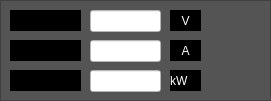
                 <widget class="QFrame" name="frame_12">
                  <property name="geometry">
                   <rect>
                    <x>900</x>
                    <y>360</y>
                    <width>271</width>
                    <height>101</height>
                   </rect>
                  </property>
                  <property name="styleSheet">
                   <string notr="true">background-color:rgb(84, 84, 84);</string>
                  </property>
                  <property name="frameShape">
                   <enum>QFrame::StyledPanel</enum>
                  </property>
                  <property name="frameShadow">
                   <enum>QFrame::Raised</enum>
                  </property>
                  <widget class="QLabel" name="label_22">
                   <property name="geometry">
                    <rect>
                     <x>10</x>
                     <y>10</y>
                     <width>71</width>
                     <height>21</height>
                    </rect>
                   </property>
                   <property name="styleSheet">
                    <string notr="true">font: 10pt &quot;Segoe UI&quot;;
background-color: rgb(0, 0, 0);</string>
                   </property>
                   <property name="text">
                    <string>VOLTAJE</string>
                   </property>
                  </widget>
                  <widget class="QLabel" name="label_23">
                   <property name="geometry">
                    <rect>
                     <x>10</x>
                     <y>40</y>
                     <width>71</width>
                     <height>21</height>
                    </rect>
                   </property>
                   <property name="styleSheet">
                    <string notr="true">font: 10pt &quot;Segoe UI&quot;;
background-color: rgb(0, 0, 0);</string>
                   </property>
                   <property name="text">
                    <string>CORRIENTE</string>
                   </property>
                  </widget>
                  <widget class="QLabel" name="label_24">
                   <property name="geometry">
                    <rect>
                     <x>10</x>
                     <y>70</y>
                     <width>71</width>
                     <height>21</height>
                    </rect>
                   </property>
                   <property name="styleSheet">
                    <string notr="true">font: 10pt &quot;Segoe UI&quot;;
background-color: rgb(0, 0, 0);</string>
                   </property>
                   <property name="text">
                    <string>POTENCIA</string>
                   </property>
                  </widget>
                  <widget class="QLineEdit" name="lineEdit_12">
                   <property name="geometry">
                    <rect>
                     <x>90</x>
                     <y>10</y>
                     <width>71</width>
                     <height>22</height>
                    </rect>
                   </property>
                   <property name="styleSheet">
                    <string notr="true">background-color: rgb(255, 255, 255);
color: rgb(0, 0, 0);</string>
                   </property>
                  </widget>
                  <widget class="QLineEdit" name="lineEdit_13">
                   <property name="geometry">
                    <rect>
                     <x>90</x>
                     <y>40</y>
                     <width>71</width>
                     <height>22</height>
                    </rect>
                   </property>
                   <property name="styleSheet">
                    <string notr="true">background-color: rgb(255, 255, 255);
color: rgb(0, 0, 0);</string>
                   </property>
                  </widget>
                  <widget class="QLineEdit" name="lineEdit_14">
                   <property name="geometry">
                    <rect>
                     <x>90</x>
                     <y>70</y>
                     <width>71</width>
                     <height>22</height>
                    </rect>
                   </property>
                   <property name="styleSheet">
                    <string notr="true">background-color: rgb(255, 255, 255);
color: rgb(0, 0, 0);</string>
                   </property>
                  </widget>
                  <widget class="QLabel" name="label_35">
                   <property name="geometry">
                    <rect>
                     <x>170</x>
                     <y>10</y>
                     <width>31</width>
                     <height>21</height>
                    </rect>
                   </property>
                   <property name="styleSheet">
                    <string notr="true">background-color: rgb(0, 0, 0);
color: rgb(255, 255, 255);
font: 700 14pt &quot;Segoe UI&quot;;</string>
                   </property>
                   <property name="text">
                    <string>V</string>
                   </property>
                   <property name="alignment">
                    <set>Qt::AlignCenter</set>
                   </property>
                  </widget>
                  <widget class="QLabel" name="label_36">
                   <property name="geometry">
                    <rect>
                     <x>170</x>
                     <y>40</y>
                     <width>31</width>
                     <height>21</height>
                    </rect>
                   </property>
                   <property name="styleSheet">
                    <string notr="true">background-color: rgb(0, 0, 0);
color: rgb(255, 255, 255);
font: 700 14pt &quot;Segoe UI&quot;;</string>
                   </property>
                   <property name="text">
                    <string>A</string>
                   </property>
                   <property name="alignment">
                    <set>Qt::AlignCenter</set>
                   </property>
                  </widget>
                  <widget class="QLabel" name="label_37">
                   <property name="geometry">
                    <rect>
                     <x>170</x>
                     <y>70</y>
                     <width>31</width>
                     <height>21</height>
                    </rect>
                   </property>
                   <property name="styleSheet">
                    <string notr="true">background-color: rgb(0, 0, 0);
color: rgb(255, 255, 255);
font: 700 14pt &quot;Segoe UI&quot;;</string>
                   </property>
                   <property name="text">
                    <string>kW</string>
                   </property>
                  </widget>
                 </widget>
